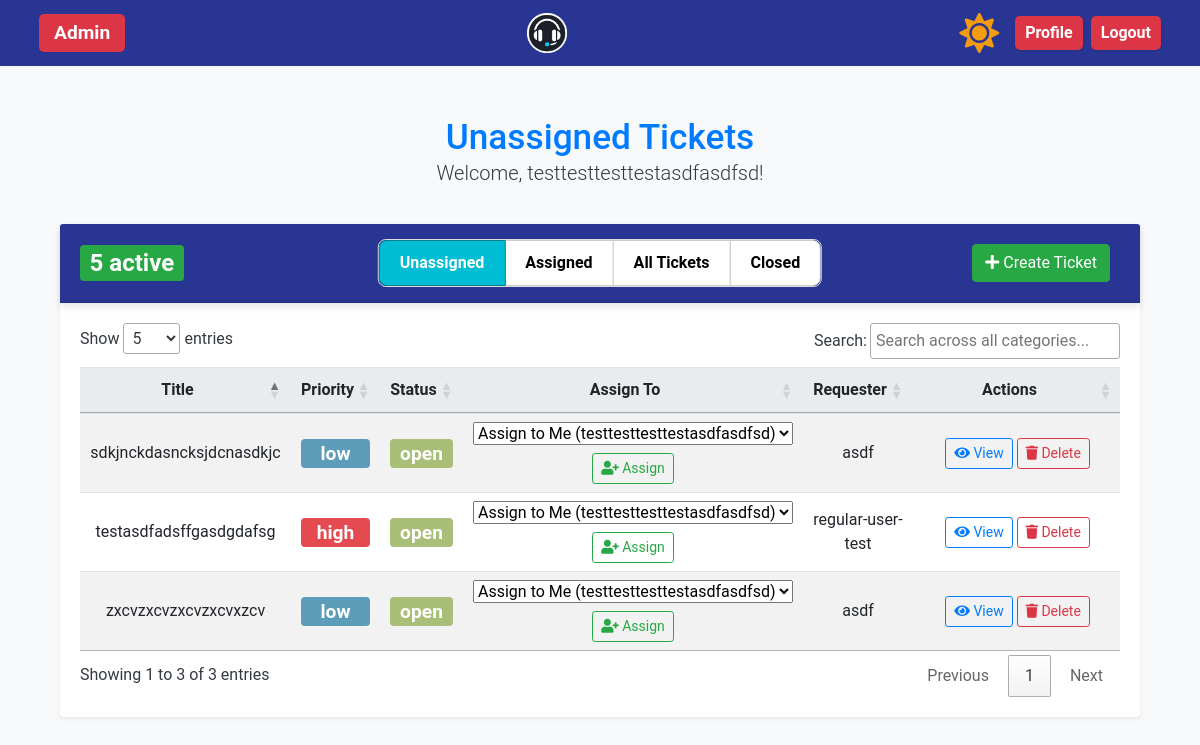
/unassigned_tickets (signed in), run on the app's committed database.
### app/models.py (models this page shows, shortened)
class User(UserMixin, db.Model):
    id = db.Column(db.Integer, primary_key=True)
    name = db.Column(db.String(150), nullable=False)
    email = db.Column(db.String(150), unique=True, nullable=False)
    password_hash = db.Column(db.String(150), nullable=False)
    role = db.Column(db.String(50), nullable=False)
    created_tickets = db.relationship(
        "Ticket",
        foreign_keys="Ticket.user_id",
        back_populates="creator",
        overlaps="assigned_tickets,comments",
    )
    assigned_tickets = db.relationship(
        "Ticket",
        foreign_keys="Ticket.assigned_to",
        back_populates="assignee",
        overlaps="created_tickets,comments",
    )
    user_comments = db.relationship(
        "Comment", back_populates="commenter", overlaps="commenter,comments"
    )

class Ticket(db.Model):
    id = db.Column(db.Integer, primary_key=True)
    title = db.Column(db.String(150), nullable=False)
    description = db.Column(db.Text, nullable=False)
    status = db.Column(db.String(50), nullable=False)
    priority = db.Column(db.String(50), nullable=False)
    created_at = db.Column(db.DateTime, default=lambda: datetime.now(timezone.utc))
    updated_at = db.Column(
        db.DateTime,
        default=lambda: datetime.now(timezone.utc),
        onupdate=lambda: datetime.now(timezone.utc),
    )
    assigned_to = db.Column(db.Integer, db.ForeignKey("user.id"))
    user_id = db.Column(db.Integer, db.ForeignKey("user.id"))
    creator = db.relationship(
        "User",
        foreign_keys=[user_id],
        back_populates="created_tickets",
        overlaps="assigned_tickets,comments",
    )
    assignee = db.relationship(
        "User",
        foreign_keys=[assigned_to],
        back_populates="assigned_tickets",
        overlaps="created_tickets,comments",
    )
    ticket_comments = db.relationship("Comment", back_populates="ticket")

### app/routes.py (the view, shortened to what this page needs)
@bp.route("/unassigned_tickets", methods=["GET", "POST"])
@login_required
def unassigned_tickets():
    if current_user.role != "support" and current_user.role != "admin":
        flash("Only support staff and admins can view this page.", "warning")
        return redirect(url_for("main.all_tickets"))
    unassigned_tickets = Ticket.query.filter_by(assigned_to=None).all()
    print(f"Unassigned tickets: {unassigned_tickets}")
    support_staff = User.query.filter(User.role.in_(["admin", "support"])).all()
    return render_template(
        "unassigned_tickets.html",
        unassigned_tickets=unassigned_tickets,
        support_staff=support_staff,
        view="unassigned",
    )

### app/__init__.py (called while the page is built)
def create_app(config=None):
    app = Flask(__name__, instance_relative_config=True)
    if config:
        app.config.from_object(config)
    else:
        app.config.from_pyfile("config.py")  # Default to development config
    db.init_app(app)
    login_manager.init_app(app)
    migrate.init_app(app, db)
    csrf.init_app(app)  # Initialize CSRF protection with the app
    moment.init_app(app)  # Initialize Flask-Moment with the app
    from .models import User  # Ensure User model is correctly defined
    @login_manager.user_loader
    def load_user(user_id):
        return User.query.get(int(user_id))
    from .routes import bp  # Ensure bp is defined as a Blueprint in routes.py
    app.register_blueprint(bp)
    return app

### app/routes.py (called while the page is built)
@bp.context_processor
def inject_open_tickets_count():
    open_tickets_count = Ticket.query.filter(
        Ticket.status.in_(["open", "in-progress"])
    ).count()
    if open_tickets_count > 10:
        badge_class = "badge-active-tickets-high"  # Red
    elif open_tickets_count > 5:
        badge_class = "badge-active-tickets-medium"  # Yellow
    elif open_tickets_count > 0:
        badge_class = "badge-active-tickets-low"  # Green
    else:
        badge_class = "badge-active-tickets-info"  # Blue or default color
    return {"open_tickets_count": open_tickets_count, "badge_class": badge_class}

### app/templates/unassigned_tickets.html (shortened to what this page needs)
{% extends "base.html" %}
{% block content %}
<div class="container mt-5">
  <div class="row mb-2">
    <div class="col-12 text-center">
      <h2 class="text-primary mb-0">Unassigned Tickets</h2>
      <p class="lead">Welcome, {{ current_user.name }}!</p>
    </div>
  </div>
  <div class="card shadow-sm">
    <div class="card-header bg-primary text-white d-flex justify-content-between align-items-center position-relative">
      <div class="d-flex align-items-center">
        <span class="badge {{ badge_class }}">
          {{ open_tickets_count }} active
        </span>
      </div>
      <div class="toggle-buttons d-none d-md-block">
        <div class="btn-group toggle-group" role="group" aria-label="Ticket Status Toggle">
          <a href="{{ url_for('main.unassigned_tickets') }}" class="btn btn-toggle {% if view == 'unassigned' %}active{% endif %}">
            Unassigned
          </a>
          <a href="{{ url_for('main.assigned_tickets') }}" class="btn btn-toggle {% if view == 'assigned' %}active{% endif %}">
            Assigned
          </a>
          {% if current_user.role == 'admin' %}
          <a href="{{ url_for('main.all_tickets') }}" class="btn btn-toggle {% if view == 'all' %}active{% endif %}">
            All Tickets
          </a>
          {% endif %}
          <a href="{{ url_for('main.closed_tickets') }}" class="btn btn-toggle {% if view == 'closed' %}active{% endif %}">
            Closed
          </a>
        </div>
      </div>
      <div class="ml-auto d-none d-md-block">
        <a class="btn btn-success" href="{{ url_for('main.create_ticket', referrer=request.path) }}">
          <i class="fas fa-plus"></i> Create Ticket
        </a>
      </div>
    </div>
    <div class="card-body">
      <div class="table-responsive">
        <table id="tickets-table" class="table table-striped table-hover">
          <thead>
            <tr>
              <th class="text-center">Title</th>
              <th class="text-center">Priority</th>
              <th class="text-center">Status</th>
              {% if current_user.role == 'admin' %}
              <th class="text-center">Assign To</th>
              {% endif %}
              <th class="text-center">Requester</th>
              <th class="text-center">Actions</th>
            </tr>
          </thead>
          <tbody>
            {% if unassigned_tickets|length == 0 %}
            <tr>
              <td class="text-center">-</td>
              <td class="text-center">-</td>
              <td class="text-center">-</td>
              {% if current_user.role == 'admin' %}
              <td class="text-center">-</td>
              {% endif %}
              <td class="text-center">-</td>
              <td class="text-center">No tickets available</td>
            </tr>
            {% else %}
            {% for ticket in unassigned_tickets %}
            <tr>
              <td class="text-center">{{ ticket.title }}</td>
              <td class="text-center">
                <span class="badge dashboard-badge priority-{{ ticket.priority }}">
                  {{ ticket.priority }}
                </span>
              </td>
              <td class="text-center">
                <span class="badge dashboard-badge status-{{ ticket.status }}">
                  {{ ticket.status }}
                </span>
              </td>
              {% if current_user.role == 'admin' %}
              <td class="text-center">
                <form method="POST" action="{{ url_for('main.unassigned_tickets') }}">
                  <select name="assigned_to" class="form-select form-select-sm mb-2 assign-to-dropdown">
                    <option value="{{ current_user.id }}">
                      Assign to Me ({{ current_user.name }})
                    </option>
                  </select>
                  <button type="submit" class="btn btn-outline-success btn-sm">
                    <i class="fas fa-user-plus"></i> Assign
                  </button>
                </form>
              </td>
              {% endif %}
              <td class="text-center">{{ ticket.creator.name }}</td>
              <td class="text-center">
                <a href="{{ url_for('main.ticket_details', ticket_id=ticket.id) }}" class="btn btn-outline-primary btn-sm">
                  <i class="fas fa-eye"></i> View
                </a>
                {% if current_user.role == 'admin' %}
                <form method="POST" action="{{ url_for('main.delete_ticket', ticket_id=ticket.id) }}" style="display: inline" onsubmit="return confirm('Are you sure you want to delete this ticket?');">
                  <button type="submit" class="btn btn-outline-danger btn-sm">
                    <i class="fas fa-trash"></i> Delete
                  </button>
                </form>
                {% endif %}
              </td>
            </tr>
            {% endfor %}
            {% endif %}
          </tbody>
        </table>
      </div>
    </div>
  </div>
</div>
{% endblock %}

### app/templates/base.html (shortened to what this page needs)
<!DOCTYPE html>
<html lang="en">
  <head>
    <link
      href="https://stackpath.bootstrapcdn.com/bootstrap/4.5.2/css/bootstrap.min.css"
      rel="stylesheet"
    />
    <link
      href="https://cdn.datatables.net/1.13.4/css/jquery.dataTables.min.css"
      rel="stylesheet"
    />
    <link
      href="https://cdn.datatables.net/responsive/2.4.1/css/responsive.dataTables.min.css"
      rel="stylesheet"
    />
    <link
      rel="stylesheet"
      href="https://cdnjs.cloudflare.com/ajax/libs/font-awesome/5.15.4/css/all.min.css"
    />
    <link
      href="{{ url_for('static', filename='styles.css') }}"
      rel="stylesheet"
    />
  </head>
  <body class="light-mode">
    <nav class="navbar navbar-light">
      <div class="container-fluid">
        <div class="d-flex align-items-center justify-content-between w-100">
          <div class="d-flex align-items-center">
            {% if current_user.is_authenticated %}
            <span
              class="badge badge-role-{{ current_user.role }} d-none d-md-inline-block ml-2"
            >
              {{ current_user.role.capitalize() }}
            </span>
            {% endif %}
          </div>
          <a class="navbar-brand mx-auto" href="#">
            <img
              src="{{ url_for('static', filename='logo.png') }}"
              alt="Help Desk Logo"
              style="height: 40px"
            />
          </a>
          <div class="d-flex align-items-center navbar-content">
            <button id="theme-toggle-button" class="btn btn-link">
              <i id="theme-toggle-icon" class="fas fa-sun"></i>
            </button>
            {% if current_user.is_authenticated %}
            <a
              class="profile-badge mr-2 d-none d-md-inline-block"
              href="{{ url_for('main.update_profile', next=request.path) }}"
            >
              Profile
            </a>
            <a
              class="logout-badge mr-2 d-none d-md-inline-block"
              href="{{ url_for('main.logout') }}"
            >
              Logout
            </a>
            {% endif %}
          </div>
        </div>
      </div>
    </nav>
    <div class="container">
       {% block content %} {% endblock %}
    </div>
  </body>
</html>

### app/static/styles.css (style rules this page uses)
body { font-family: "Roboto", sans-serif; background-color: #f8f9fa; margin: 0; color: #343a40; }
.container { margin-top: 50px; }
h2 { color: #007bff; }
.table th, .table td { vertical-align: middle; }
.table th { background-color: #e9ecef; }
.card { border: none; margin-top: 20px; box-shadow: 0 4px 8px rgba(0, 0, 0, 0.1); }
.card-header { background-color: #283593 !important; color: #ffffff; font-size: 1.25rem; font-weight: 500; box-shadow: 0 4px 8px rgba(0, 0, 0, 0.1); display: flex; justify-content: space-between; align-items: center; position: relative; padding-top: 20px; padding-bottom: 20px; }
.btn-primary, .btn-secondary, .btn-success, .btn-warning { margin-right: 10px; }
.btn-success { background-color: #28a745; border-color: #28a745; margin-left: auto; transition: transform 0.2s ease-in-out; }
.btn-outline-primary { border-color: #007bff; color: #007bff; }
.badge { font-size: 1.2em; }
.text-primary { color: #007bff !important; font-size: 2.2em; }
.navbar { background-color: #283593; position: relative; }
.navbar .navbar-brand, .navbar .nav-link { color: #ffffff; }
.navbar-brand { display: flex; align-items: center; pointer-events: none; position: absolute; left: 50%; transform: translateX(-50%); }
.logout-badge, .profile-badge { cursor: pointer; }
#theme-toggle-button { font-size: 1.5rem; cursor: pointer; height: 40px; display: flex; align-items: center; justify-content: center; padding: 0; margin: 0; margin-right: 15px; }
#theme-toggle-button .fas { transition: color 0.3s ease; font-size: 40px; line-height: 40px; }
.toggle-buttons { position: absolute; left: 50%; transform: translateX(-50%); }
body.light-mode #theme-toggle-icon { color: #f39c12; }
.toggle-group { border: 1px solid #ddd; border-radius: 8px; overflow: hidden; display: inline-flex; }
.btn-toggle { background-color: white; color: black; padding: 10px 20px; border: 1px solid #ccc; border-radius: 0; font-weight: bold; cursor: pointer; transition: background-color 0.3s ease, color 0.3s ease; text-decoration: none; }
.btn-toggle.active { background-color: #00bcd4; color: white; border-color: #00838f; }
.toggle-group .btn-toggle:first-child { border-top-left-radius: 8px; border-bottom-left-radius: 8px; }
.toggle-group .btn-toggle:last-child { border-top-right-radius: 8px; border-bottom-right-radius: 8px; }
.logout-badge, .profile-badge { cursor: pointer; transition: transform 0.2s, box-shadow 0.2s; display: inline-flex; align-items: center; padding: 5px 10px; border-radius: 5px; box-shadow: 0 1px 3px rgba(0, 0, 0, 0.1); white-space: nowrap; justify-content: space-between; color: #fff; background-color: #dc3545; text-decoration: none !important; margin-left: auto; font-weight: bold; }
.badge-role-admin, .badge-role-support, .badge-role-regular { padding: 0 15px; border-radius: 5px; font-weight: bold; font-size: 1.2rem; margin-right: 10px; margin-left: 10px; height: 38px; display: flex; align-items: center; justify-content: center; line-height: 38px; text-align: center; }
.badge-role-admin { background-color: #dc3545; color: #ffffff; }
.badge-active-tickets-low { background-color: #28a745; color: white; }
.dashboard-badge, .badge-priority-low, .badge-priority-medium, .badge-priority-high, .badge-status-open, .badge-status-in-progress, .badge-status-closed { transition: none; transform: none; pointer-events: none; cursor: default; display: block; width: 100%; text-align: center; color: white; }
.priority-high, .readonly-priority-high-badge, .badge-priority-high { background-color: #e54a50; }
.priority-low, .readonly-priority-low-badge, .badge-priority-low { background-color: #5d9db9; }
.status-open, .readonly-status-open-badge, .badge-status-open { background-color: #a9be77; }
@media (min-width: 577px) { .navbar-brand { position: static; transform: none; margin: 0; } }
.table-responsive { overflow-x: auto; }
.btn-link { text-decoration: none !important; }

### data on the page
User: role "Admin", name "testtesttesttestasdfasdfsd"
Ticket: title "zxcvzxcvzxcvzxcvxzcv", priority "low", status "open", creator.name "asdf"
Ticket: title "sdkjnckdasncksjdcnasdkjc", priority "low", status "open", creator.name "asdf"
Ticket: title "testasdfadsffgasdgdafsg", priority "high", status "open", creator.name "regular-user-test"

### other printed values
{{ open_tickets_count }} "5"
